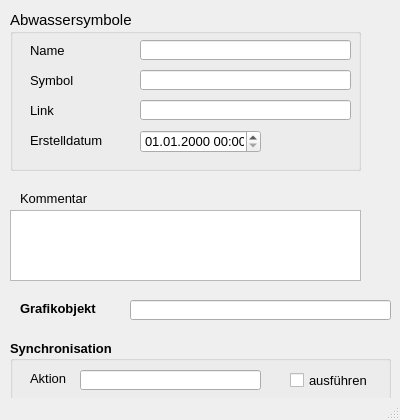
<?xml version="1.0" encoding="UTF-8"?>
<ui version="4.0">
 <class>MainWindow</class>
 <widget class="QMainWindow" name="MainWindow">
  <property name="geometry">
   <rect>
    <x>0</x>
    <y>0</y>
    <width>400</width>
    <height>420</height>
   </rect>
  </property>
  <property name="minimumSize">
   <size>
    <width>400</width>
    <height>420</height>
   </size>
  </property>
  <property name="font">
   <font>
    <family>Tahoma</family>
    <pointsize>10</pointsize>
   </font>
  </property>
  <property name="windowTitle">
   <string>Anbindung Direkteinleiter</string>
  </property>
  <property name="layoutDirection">
   <enum>Qt::LeftToRight</enum>
  </property>
  <widget class="QWidget" name="centralwidget">
   <widget class="QTextEdit" name="kommentar">
    <property name="geometry">
     <rect>
      <x>10</x>
      <y>210</y>
      <width>351</width>
      <height>71</height>
     </rect>
    </property>
    <property name="minimumSize">
     <size>
      <width>0</width>
      <height>0</height>
     </size>
    </property>
    <property name="toolTip">
     <string>&lt;html&gt;&lt;head/&gt;&lt;body&gt;&lt;p&gt;Platz für zusätzliche Kommentare&lt;/p&gt;&lt;/body&gt;&lt;/html&gt;</string>
    </property>
    <property name="statusTip">
     <string>Platz für zusätzliche Kommentare</string>
    </property>
   </widget>
   <widget class="QLabel" name="label_15">
    <property name="geometry">
     <rect>
      <x>20</x>
      <y>190</y>
      <width>81</width>
      <height>16</height>
     </rect>
    </property>
    <property name="text">
     <string>Kommentar</string>
    </property>
   </widget>
   <widget class="QGroupBox" name="groupBox_3">
    <property name="geometry">
     <rect>
      <x>10</x>
      <y>10</y>
      <width>351</width>
      <height>161</height>
     </rect>
    </property>
    <property name="font">
     <font>
      <family>Tahoma</family>
      <pointsize>11</pointsize>
     </font>
    </property>
    <property name="title">
     <string>Abwassersymbole</string>
    </property>
    <widget class="QgsDateTimeEdit" name="createdat">
     <property name="geometry">
      <rect>
       <x>130</x>
       <y>120</y>
       <width>121</width>
       <height>23</height>
      </rect>
     </property>
     <property name="font">
      <font>
       <family>Tahoma</family>
       <pointsize>10</pointsize>
      </font>
     </property>
     <property name="currentSection">
      <enum>QDateTimeEdit::DaySection</enum>
     </property>
     <property name="displayFormat">
      <string>dd.MM.yyyy HH:mm</string>
     </property>
    </widget>
    <widget class="QLabel" name="label_71">
     <property name="geometry">
      <rect>
       <x>20</x>
       <y>120</y>
       <width>101</width>
       <height>21</height>
      </rect>
     </property>
     <property name="font">
      <font>
       <family>Tahoma</family>
       <pointsize>10</pointsize>
      </font>
     </property>
     <property name="text">
      <string>Erstelldatum</string>
     </property>
    </widget>
    <widget class="QLabel" name="label_4">
     <property name="geometry">
      <rect>
       <x>20</x>
       <y>30</y>
       <width>101</width>
       <height>21</height>
      </rect>
     </property>
     <property name="font">
      <font>
       <family>Tahoma</family>
       <pointsize>10</pointsize>
      </font>
     </property>
     <property name="text">
      <string>Name</string>
     </property>
     <property name="alignment">
      <set>Qt::AlignLeading|Qt::AlignLeft|Qt::AlignVCenter</set>
     </property>
    </widget>
    <widget class="QLabel" name="label_72">
     <property name="geometry">
      <rect>
       <x>20</x>
       <y>90</y>
       <width>101</width>
       <height>21</height>
      </rect>
     </property>
     <property name="font">
      <font>
       <family>Tahoma</family>
       <pointsize>10</pointsize>
      </font>
     </property>
     <property name="text">
      <string>Link</string>
     </property>
    </widget>
    <widget class="QLineEdit" name="bezeichnung">
     <property name="geometry">
      <rect>
       <x>130</x>
       <y>30</y>
       <width>211</width>
       <height>20</height>
      </rect>
     </property>
     <property name="font">
      <font>
       <family>Tahoma</family>
       <pointsize>11</pointsize>
      </font>
     </property>
     <property name="toolTip">
      <string>&lt;html&gt;&lt;head/&gt;&lt;body&gt;&lt;p&gt;Eindeutige Bezeichnung&lt;/p&gt;&lt;/body&gt;&lt;/html&gt;</string>
     </property>
     <property name="statusTip">
      <string>Eindeutige Bezeichnung</string>
     </property>
    </widget>
    <widget class="QLineEdit" name="link">
     <property name="geometry">
      <rect>
       <x>130</x>
       <y>90</y>
       <width>211</width>
       <height>20</height>
      </rect>
     </property>
     <property name="font">
      <font>
       <family>Tahoma</family>
       <pointsize>11</pointsize>
      </font>
     </property>
     <property name="toolTip">
      <string>&lt;html&gt;&lt;head/&gt;&lt;body&gt;&lt;p&gt;Speicherort mit Zusatzinfos&lt;/p&gt;&lt;/body&gt;&lt;/html&gt;</string>
     </property>
     <property name="statusTip">
      <string>Speicherort mit Zusatzinfos</string>
     </property>
    </widget>
    <widget class="QLabel" name="label_73">
     <property name="geometry">
      <rect>
       <x>20</x>
       <y>60</y>
       <width>101</width>
       <height>21</height>
      </rect>
     </property>
     <property name="font">
      <font>
       <family>Tahoma</family>
       <pointsize>10</pointsize>
      </font>
     </property>
     <property name="text">
      <string>Symbol</string>
     </property>
    </widget>
    <widget class="QLineEdit" name="art">
     <property name="geometry">
      <rect>
       <x>130</x>
       <y>60</y>
       <width>211</width>
       <height>20</height>
      </rect>
     </property>
     <property name="font">
      <font>
       <family>Tahoma</family>
       <pointsize>11</pointsize>
      </font>
     </property>
     <property name="toolTip">
      <string/>
     </property>
     <property name="statusTip">
      <string/>
     </property>
    </widget>
   </widget>
   <widget class="QLineEdit" name="objekt">
    <property name="geometry">
     <rect>
      <x>130</x>
      <y>300</y>
      <width>261</width>
      <height>20</height>
     </rect>
    </property>
    <property name="toolTip">
     <string>&lt;html&gt;&lt;head/&gt;&lt;body&gt;&lt;p&gt;Textbeschreibung (WKT) des Grafikobjekts&lt;/p&gt;&lt;/body&gt;&lt;/html&gt;</string>
    </property>
    <property name="statusTip">
     <string>Textbeschreibung des Grafikobjekts</string>
    </property>
   </widget>
   <widget class="QLabel" name="label_22">
    <property name="geometry">
     <rect>
      <x>20</x>
      <y>300</y>
      <width>101</width>
      <height>16</height>
     </rect>
    </property>
    <property name="font">
     <font>
      <family>Tahoma</family>
      <pointsize>10</pointsize>
      <weight>75</weight>
      <bold>true</bold>
     </font>
    </property>
    <property name="text">
     <string>Grafikobjekt</string>
    </property>
   </widget>
   <widget class="QGroupBox" name="groupBox_sync">
    <property name="geometry">
     <rect>
      <x>10</x>
      <y>340</y>
      <width>381</width>
      <height>61</height>
     </rect>
    </property>
    <property name="font">
     <font>
      <family>Tahoma</family>
      <pointsize>10</pointsize>
      <weight>75</weight>
      <bold>true</bold>
     </font>
    </property>
    <property name="title">
     <string>Synchronisation</string>
    </property>
    <widget class="QCheckBox" name="status">
     <property name="geometry">
      <rect>
       <x>280</x>
       <y>30</y>
       <width>101</width>
       <height>21</height>
      </rect>
     </property>
     <property name="font">
      <font>
       <family>Tahoma</family>
       <pointsize>10</pointsize>
       <weight>50</weight>
       <bold>false</bold>
      </font>
     </property>
     <property name="toolTip">
      <string>Synchronisation aktivieren</string>
     </property>
     <property name="statusTip">
      <string>Synchronisation aktivieren</string>
     </property>
     <property name="text">
      <string>ausführen</string>
     </property>
    </widget>
    <widget class="QLabel" name="label_19">
     <property name="geometry">
      <rect>
       <x>20</x>
       <y>30</y>
       <width>51</width>
       <height>16</height>
      </rect>
     </property>
     <property name="font">
      <font>
       <family>Tahoma</family>
       <pointsize>10</pointsize>
       <weight>50</weight>
       <bold>false</bold>
      </font>
     </property>
     <property name="text">
      <string>Aktion</string>
     </property>
    </widget>
    <widget class="QLineEdit" name="aktion">
     <property name="geometry">
      <rect>
       <x>70</x>
       <y>30</y>
       <width>181</width>
       <height>20</height>
      </rect>
     </property>
     <property name="toolTip">
      <string>&lt;html&gt;&lt;head/&gt;&lt;body&gt;&lt;p&gt;Maßnahme zur Synchronisation&lt;/p&gt;&lt;/body&gt;&lt;/html&gt;</string>
     </property>
     <property name="statusTip">
      <string>Maßnahme zur Synchronisation</string>
     </property>
    </widget>
   </widget>
  </widget>
  <widget class="QStatusBar" name="statusbar"/>
 </widget>
 <customwidgets>
  <customwidget>
   <class>QgsDateTimeEdit</class>
   <extends>QDateTimeEdit</extends>
   <header>qgsdatetimeedit.h</header>
  </customwidget>
 </customwidgets>
 <tabstops>
  <tabstop>bezeichnung</tabstop>
  <tabstop>art</tabstop>
  <tabstop>link</tabstop>
  <tabstop>createdat</tabstop>
  <tabstop>kommentar</tabstop>
 </tabstops>
 <resources/>
 <connections/>
</ui>
